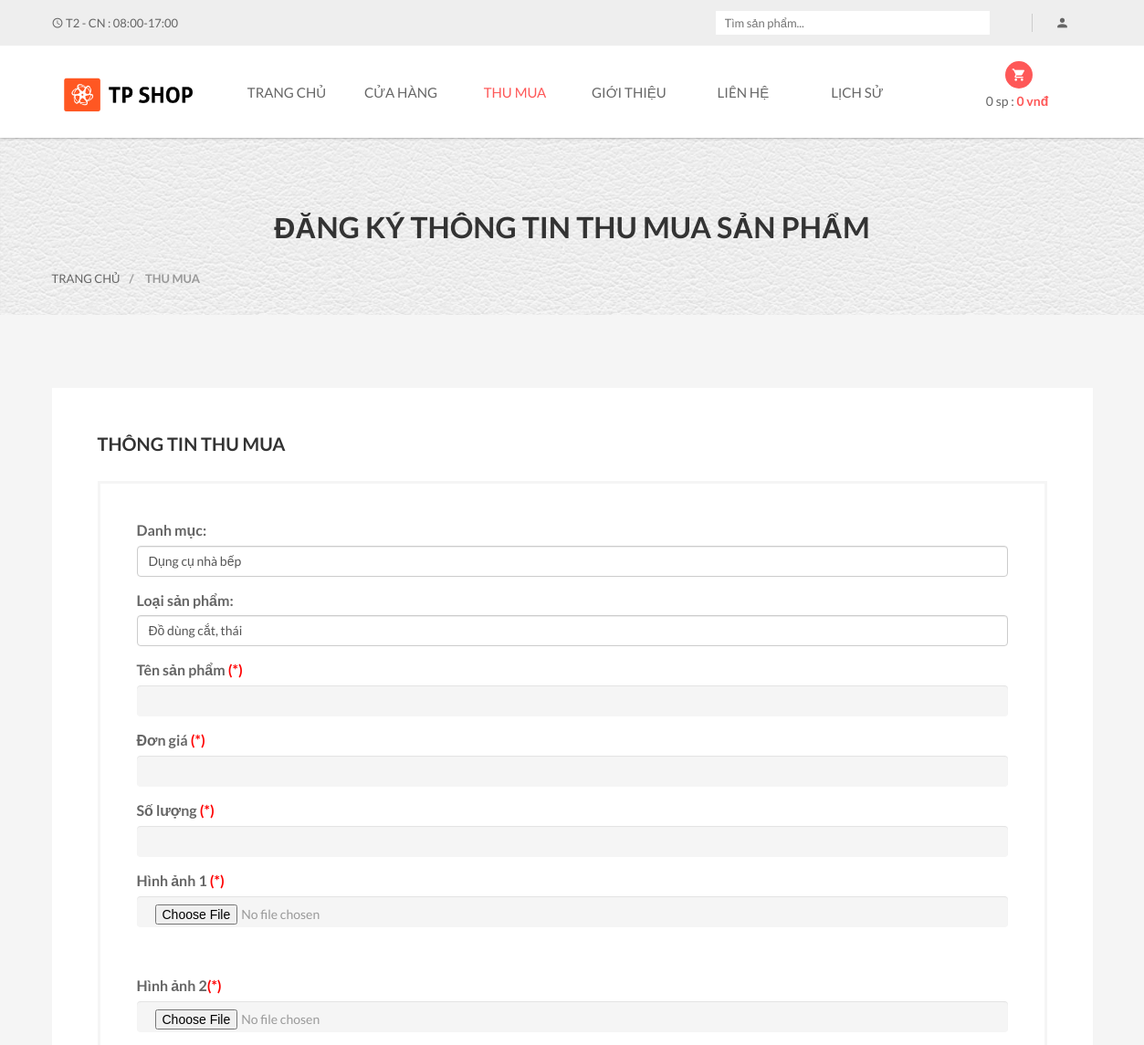
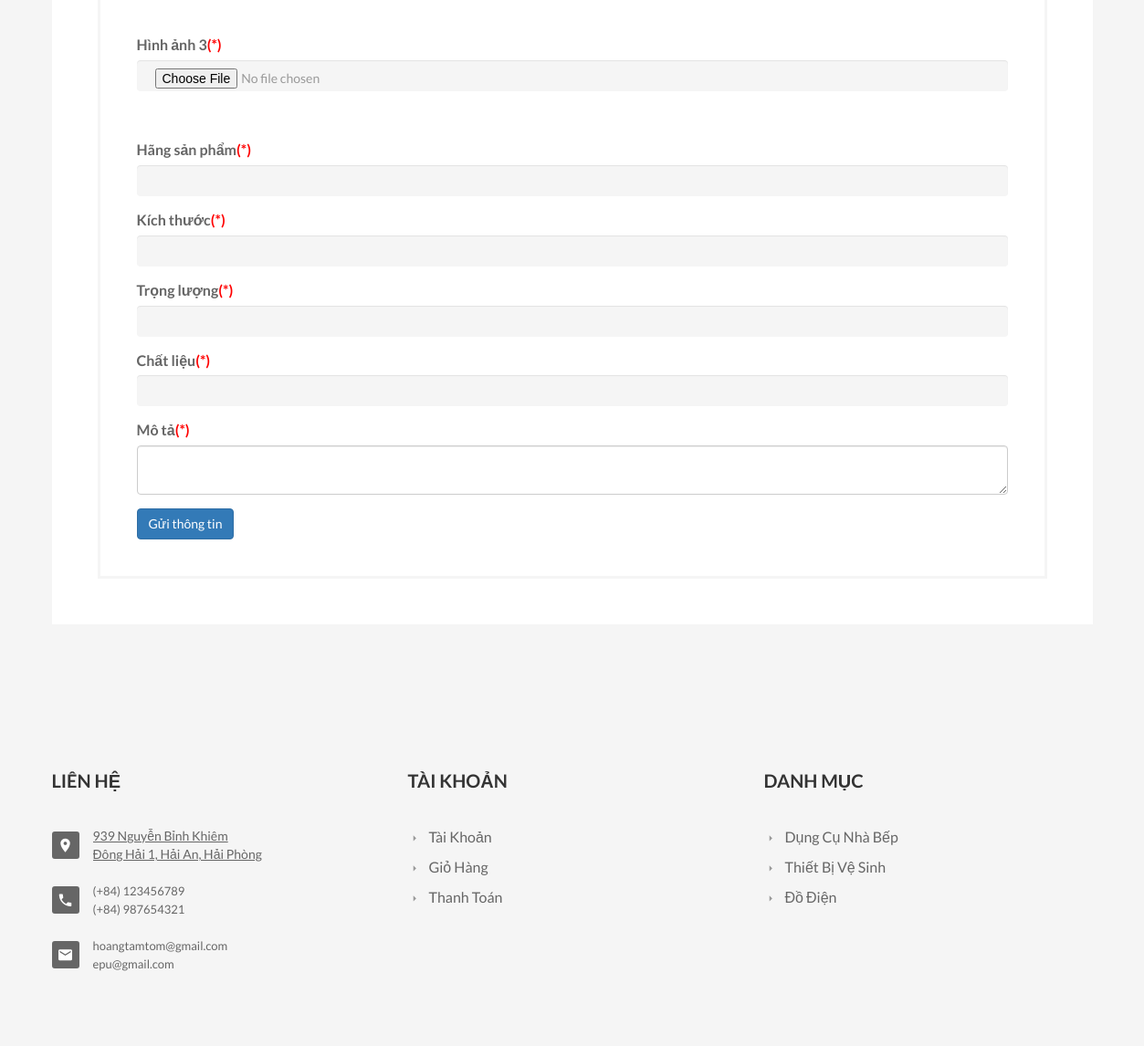
The page /?act=thumua (signed in) on the database its author committed (2 pictures, top to bottom).
### tables this page shows
CREATE TABLE `danhmuc` (
  `MaDM` int(11) NOT NULL,
  `TenDM` varchar(255) DEFAULT NULL
);

### Models/connection.php (called while the page is built, shortened)
<?php
    class connection{
        function __construct()
        {
            $severname ="localhost";
            $username ="root";
            $password ="";
            $db_name ="webthumua";
            $this->conn = new mysqli($severname,$username,$password,$db_name);
        }
    }
?>

### Models/model.php (called while the page is built, shortened)
<?php
require_once("connection.php");
class model
{
    function __construct()
    {
        $conn_obj = new connection();
        $this->conn = $conn_obj->conn;
    }
    function chitietdanhmuc($id)
    {
        $query =  "SELECT d.TenDM as Ten, l.* FROM danhmuc as d, loaisanpham as l WHERE d.MaDM = l.MaDM and d.MaDM = $id";
        require("result.php");
        return $data;
    }
}

### Models/thumua.php (called while the page is built, shortened)
<?php
require_once("model.php");
class Thumua extends Model
{
    function loaisp(){
        $query = "select * from loaisanpham";
        require("result.php");
        return $data;
    }
    function danhmuc(){
        $query = "select * from danhmuc ";
        require("result.php");
        return $data;
    }
}

### Models/result.php (called while the page is built)
<?php
$result = $this->conn->query($query);
$data = array();
while ($row = $result->fetch_assoc()) {
    $data[] = $row;
}
?>

### Views/thumua/thumua.php (the view, shortened to what this page needs)
<div class="pages-title section-padding">
	<div class="container">
		<div class="row">
			<div class="col-xs-12">
				<div class="pages-title-text text-center">
					<h2>Đăng ký thông tin thu mua sản phẩm</h2>
					<ul class="text-left">
						<li><a href="?act=home">Trang chủ</a></li>
						<li><span> / </span>
							Thu mua
						</li>
					</ul>
				</div>
			</div>
		</div>
	</div>
</div>
<section class="pages login-page section-padding">
	<div class="container">
		<div class="row">
			<div class="col-sm-12">
				<div class="main-input padding60" id="dangnhap">
					<div class="log-title">
						<h3><strong>Thông tin thu mua</strong></h3>
					</div>
					<div class="login-text">
						<div class="custom-input">
							<form onsubmit="return validateForm()" action="?act=thumua&xuli=save" method="POST" role="form" enctype="multipart/form-data">
								<div class="form-group">
									<label for="cars">Danh mục: </label>
									<select id="MaDM" name="MaDM" class="form-control" onchange="hienThiLoaiSanPham()">
										<?php foreach ($data_dm as $row) { ?>
											<option id="DM<?= $row['MaDM'] ?>" value="<?= $row['MaDM'] ?>"><?= $row['TenDM'] ?></option>
										<?php } ?>
									</select>
								</div>
								<div class="form-group">
									<label for="cars">Loại sản phẩm: </label>
									<select id="MaLSP" name="MaLSP" class="form-control">
										<?php foreach ($data_lsp as $row) { ?>
											<option id="Loai<?= $row['MaDM'] ?>" value="<?= $row['MaLSP'] ?>" style="display: none;"><?= $row['TenLSP'] ?></option>
										<?php } ?>
									</select>
								</div>
								<div class="form-group">
									<label for="">Tên sản phẩm <span style="color:red">(*)</span></label>
									<input type="text" required class="form-control" id="" placeholder="" name="TenSP">
								</div>
								<div class="form-group">
									<label for="">Đơn giá <span style="color:red">(*)</label>
									<input type="number" required class="form-control" id="" placeholder="" name="DonGia">
								</div>
								<div class="form-group">
									<label for="">Số lượng <span style="color:red">(*)</label>
									<input type="number" required class="form-control" id="" placeholder="" name="SoLuong">
								</div>
								<div class="form-group">
									<label for="">Hình ảnh 1 <span style="color:red">(*)</label>
									<input type="file" onchange="previewImage(event)" class="form-control" required id="" placeholder="" name="HinhAnh1" accept="image/*">
								</div>
								<div class="form-group">
									<label for="">Hình ảnh 2<span style="color:red">(*)</label>
									<input type="file" accept="image/*" class="form-control" onchange="previewImage1(event)" required id="" placeholder="" name="HinhAnh2">
								</div>
								<div class="form-group">
									<label for="">Hình ảnh 3<span style="color:red">(*)</label>
									<input type="file" accept="image/*" class="form-control" required id="" onchange="previewImage2(event)" placeholder="" name="HinhAnh3">
								</div>
								<div class="form-group">
									<label for="">Hãng sản phẩm<span style="color:red">(*)</label>
									<input type="text" class="form-control" required id="" placeholder="" name="Hang">
								</div>
								<div class="form-group">
									<label for="">Kích thước<span style="color:red">(*)</label>
									<input type="text" class="form-control" required id="" placeholder="" name="KichThuoc">
								</div>
								<div class="form-group">
									<label for="">Trọng lượng<span style="color:red">(*)</label>
									<input type="text" class="form-control" id="" placeholder="" name="TrongLuong">
								</div>
								<div class="form-group">
									<label for="">Chất liệu<span style="color:red">(*)</label>
									<input type="text" class="form-control" required id="" placeholder="" name="ChatLieu">
								</div>
								<label for="">Mô tả<span style="color:red">(*)</label>
								<div class="form-group">
									<textarea class="form-control" id="summernote" placeholder="" required name="MoTa"></textarea>
								</div>
								<button type="submit" name="thumua" class="btn btn-primary">Gửi thông tin</button>
							</form>
						</div>
					</div>
				</div>
			</div>
		</div>
	</div>
</section>

### Views/header_footer/footer.php
<footer class="footer-two">
    <div class="footer-top section-padding">
        <div class="footer-dsc">
            <div class="container">
                <div class="row">
                    <div class="col-xs-12 col-sm-6 col-md-4">
                        <div class="single-text">
                            <div class="footer-title">
                                <h4>Liên hệ</h4>
                            </div>
                            <div class="footer-text">
                                <ul>
                                    <li>
                                        <i class="mdi mdi-map-marker"></i>
                                        <a class="single-contact"
                                        style = "text-transform: none;text-decoration: underline;"
                                        href= "https://www.google.com/maps/place/Thu+Mua+%C4%90%E1%BB%93+C%C5%A9+t%E1%BA%A1i+H%E1%BA%A3i+Ph%C3%B2ng/@20.8614913,106.6247176,13z/data=!4m10!1m2!2m1!1zxJHhu5MgZ2lhIGTFqW5nIGPFqSBI4bqjaSBQaMOybmc!3m6!1s0x314a7bc9f97a4841:0x56078c48de4aeb57!8m2!3d20.8614913!4d106.6968154!15sCiDEkeG7kyBnaWEgZMWpbmcgY8WpIEjhuqNpIFBow7JuZ1oiIiDEkeG7kyBnaWEgZMWpbmcgY8WpIGjhuqNpIHBow7JuZ5IBEHNlY29uZF9oYW5kX3Nob3DgAQA!16s%2Fg%2F11js2vy6z9?hl=vi-VN"
                                        target = "_blank"
                                        >
                                            <p>939 Nguyễn Bỉnh Khiêm</p>
                                            <p>Đông Hải 1, Hải An, Hải Phòng</p>
                                        </a>
                                    </li>
                                    <li>
                                        <i class="mdi mdi-phone"></i>
                                        <p>(+84) 123456789</p>
								        <p>(+84) 987654321</p>
                                    </li>
                                    <li>
                                        <i class="mdi mdi-email"></i>
                                        <p>hoangtamtom@gmail.com</p>
								        <p>epu@gmail.com</p>
                                    </li>
                                </ul>
                            </div>
                        </div>
                    </div>
                    <div class="col-xs-6 col-sm-3 col-md-4 wide-mobile">
                        <div class="single-text">
                            <div class="footer-title">
                                <h4>Tài khoản</h4>
                            </div>
                            <div class="footer-menu">
                                <ul>
                                    <li><a href="?act=taikhoan&xuli=account"><i class="mdi mdi-menu-right"></i>Tài khoản</a></li>
                                    <li><a href="?act=cart"><i class="mdi mdi-menu-right"></i>Giỏ Hàng</a></li>
                                    <li><a href="?act=checkout"><i class="mdi mdi-menu-right"></i>Thanh Toán</a></li>
                                </ul>
                            </div>
                        </div>
                    </div>
                    <div class="col-xs-6 col-sm-3 col-md-4 wide-mobile">
                        <div class="single-text">
                            <div class="footer-title">
                                <h4>Danh mục</h4>
                            </div>
                            <div class="footer-menu">
                                <ul>
                                    <?php foreach ($data_danhmuc as $row) { ?>
                                    <li><a href="?act=shop&sp=<?=$row['MaDM']?>&ten=<?=$row['TenDM']?>"><i class="mdi mdi-menu-right"></i><?=$row['TenDM']?></a></li>
                                    <?php  } ?>
                                </ul>
                            </div>
                        </div>
                    </div>
                </div>
            </div>
        </div>
    </div>
</footer>

### public/style.css (style rules this page uses)
html { scroll-behavior: smooth; }
p { margin:0px; }
h1, h2, h3, h4, h5, h6 { margin: 0 0 10px; font-family:'Lato', sans-serif; text-transform:uppercase; font-weight:600; }
i { font-size:16px; }
p { color:#666666; font-size:13px; font-weight:400; line-height:20px; }
ul { list-style: outside none none; margin: 0; padding: 0 }
.section-padding { padding:80px 0; }
body { font-family: 'Lato', sans-serif; color:#666666; font-size:13px; font-weight:400; }
footer ,.latest-blog,.single-products,.service-text,.coming-product.coming-product2 { background: #f5f5f5 none repeat scroll 0 0; }
.footer-top { background: rgba(0, 0, 0, 0) url("img/footer/bg.jpg") no-repeat scroll center center / cover ; }
.footer-title > h4 { color: #333; font-size: 20px; font-weight: bold; margin-bottom: 40px; }
.footer-text i { background: #666 none repeat scroll 0 0; border-radius: 3px; color: #fff; float: left; font-size: 18px; height: 30px; line-height: 30px; margin-right: 15px; margin-top: 5px; text-align: center; width: 30px; }
.footer-text li { float: none; margin-bottom: 20px; }
.footer-text li p { overflow: hidden; }
.footer-menu a { text-transform: capitalize; }
.footer-menu li { float: none; margin-bottom: 10px; }
.footer-menu li:last-child, .footer-text li:last-child , .s-side-text:last-child { margin-bottom: 0; }
.footer-menu a i { color: #999; font-size: 15px; margin-right: 8px; position: relative; top: 1px; }
.instagram a,.footer-menu a { display: block; }
.footer-two .footer-top,.pages { background: #F5F5F5; font-size: 16px !important; }
.pages-title { background: rgba(0, 0, 0, 0) url("img/page-bg.png") repeat scroll 0 0; }
.pages-title ul.text-left { position: relative; top: 50px; }
.pages-title-text h2 { margin: 0; color:#333; font-size:32px; margin-bottom:-20px; }
.pages-title li { font-weight: 600; text-transform: uppercase; }
.pages-title ul span { padding: 0 10px; }
.single-blog-page .post-title li, .post-title li a,.share-tag a ,.author-des > span,.recent-post h5, .recent-post span ,.error-content button ,.error-content input,.error-content > h5,.pages-title li ,.right.floatright input,.member-btn > a,.pagnation-ul a { color: #999; }
.items-dsc > p,.list-text > h5 del,.single-contact i,.reviews-tab a,.size-drop .btn.dropdown-toggle,.size-drop .dropdown-menu > li > a ,.size-drop .btn,.custom-input input ,.main-input .custom-select select ,.list-text > span ,.nav-view > li > a,.sort-by { color: #999; }
table thead tr th,table td .submit-text > a,table tbody i.mdi-close,table tbody .plus-minus a, table tbody .plus-minus input,.custom-input input,.order-complete table thead tr td,.checkout table thead tr td { background: #f5f5f5 none repeat scroll 0 0; }
.custom-input input { border: 0 none; line-height: 40px; padding: 0 20px; width: 100%; }
.main-input .custom-input input,.custom-select select,.checkout .panel-group li { margin-bottom:15px; }
select { -moz-appearance: none;-webkit-appearance: none; }
.pages .login-text { border: 3px solid #f5f5f5; padding: 40px; }
.complete-title > p,.log-title > h3,.reviews-tab li.active a,.checkout .medium-a ,.pages.cart-page table tbody tr td:nth-child(4) strong,table thead tr th,.order-complete table thead tr td,table td .submit-text > a { color: #333; }
.padding60 { padding:50px; }
.padding60,.order-no ul li,.complete-title > p,.pages .custom-select option,.input-mail > input, .s .custom-mess textarea,.contact-details { background:#fff; }
.log-title > h3 { font-size: 20px; font-weight: 800; }
.order-details,.log-title > h3 { margin-bottom: 30px; }
.single-contact > p { font-size: 14px; }

### rows shown on the page
danhmuc: TenDM "Dụng Cụ Nhà Bếp"
danhmuc: TenDM "Thiết Bị Vệ Sinh"
danhmuc: TenDM "Đồ Điện"

### other values the page prints
$soluong "0"
$thanhtien "0"
form field MaDM "Dụng cụ nhà bếp"
form field MaLSP "Đồ dùng cắt, thái"
